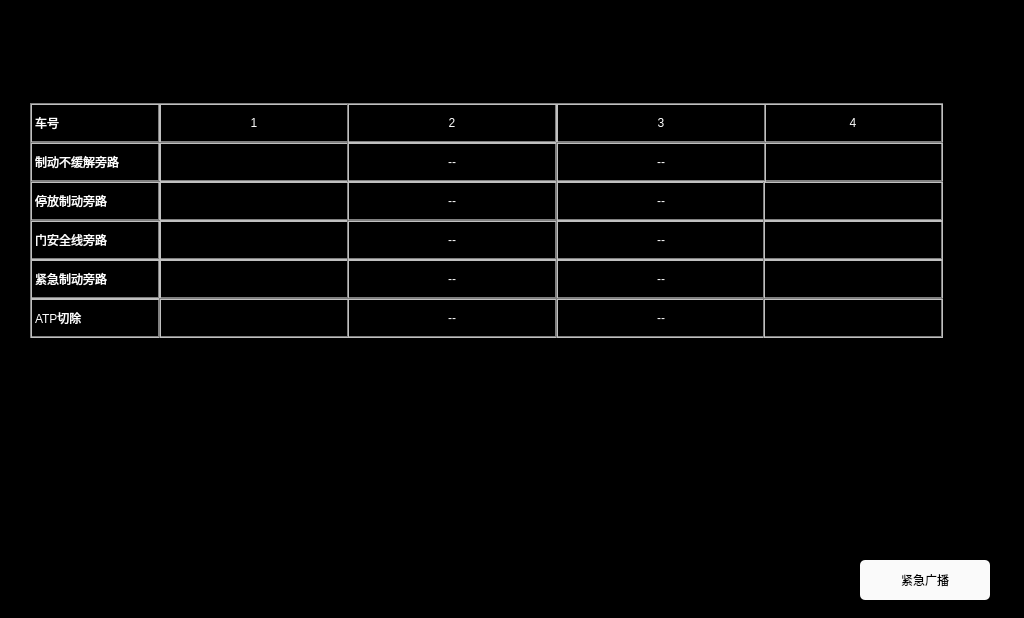
<?xml version="1.0" encoding="UTF-8"?>
<ui version="4.0">
 <class>OtherChannelsPage</class>
 <widget class="QWidget" name="OtherChannelsPage">
  <property name="geometry">
   <rect>
    <x>0</x>
    <y>0</y>
    <width>1024</width>
    <height>618</height>
   </rect>
  </property>
  <property name="windowTitle">
   <string>Form</string>
  </property>
  <property name="styleSheet">
   <string notr="true">QLabel
{
	color: white;
	border: 2px groove, gray;
    border-color: gray;
	font: 17px, &quot;SimHei&quot;;	
}

QWidget
{
	background-color: black;
}

QPushButton
{
	font: 20px, &quot;SimHei&quot;;
    color: black;
	background-color: rgb(250, 250, 250);
	border-radius: 5px;
}</string>
  </property>
  <widget class="QLabel" name="label_emeByPass1">
   <property name="geometry">
    <rect>
     <x>159</x>
     <y>259</y>
     <width>190</width>
     <height>40</height>
    </rect>
   </property>
   <property name="text">
    <string/>
   </property>
   <property name="alignment">
    <set>Qt::AlignCenter</set>
   </property>
  </widget>
  <widget class="QLabel" name="label_emeByPass2">
   <property name="geometry">
    <rect>
     <x>347</x>
     <y>259</y>
     <width>210</width>
     <height>40</height>
    </rect>
   </property>
   <property name="text">
    <string>--</string>
   </property>
   <property name="alignment">
    <set>Qt::AlignCenter</set>
   </property>
  </widget>
  <widget class="QLabel" name="label_emeByPass3">
   <property name="geometry">
    <rect>
     <x>556</x>
     <y>259</y>
     <width>210</width>
     <height>40</height>
    </rect>
   </property>
   <property name="text">
    <string>--</string>
   </property>
   <property name="alignment">
    <set>Qt::AlignCenter</set>
   </property>
  </widget>
  <widget class="QLabel" name="label_ATPCutOff">
   <property name="geometry">
    <rect>
     <x>30</x>
     <y>298</y>
     <width>130</width>
     <height>40</height>
    </rect>
   </property>
   <property name="text">
    <string>ATP切除</string>
   </property>
  </widget>
  <widget class="QLabel" name="label_car1DoorSafe">
   <property name="geometry">
    <rect>
     <x>159</x>
     <y>220</y>
     <width>190</width>
     <height>40</height>
    </rect>
   </property>
   <property name="text">
    <string/>
   </property>
   <property name="alignment">
    <set>Qt::AlignCenter</set>
   </property>
  </widget>
  <widget class="QLabel" name="label_car1No">
   <property name="geometry">
    <rect>
     <x>159</x>
     <y>103</y>
     <width>190</width>
     <height>40</height>
    </rect>
   </property>
   <property name="text">
    <string>1</string>
   </property>
   <property name="scaledContents">
    <bool>false</bool>
   </property>
   <property name="alignment">
    <set>Qt::AlignCenter</set>
   </property>
  </widget>
  <widget class="QLabel" name="label_car2ParkBrake">
   <property name="geometry">
    <rect>
     <x>347</x>
     <y>181</y>
     <width>210</width>
     <height>40</height>
    </rect>
   </property>
   <property name="text">
    <string>--</string>
   </property>
   <property name="alignment">
    <set>Qt::AlignCenter</set>
   </property>
  </widget>
  <widget class="QLabel" name="label_car4No">
   <property name="geometry">
    <rect>
     <x>763</x>
     <y>103</y>
     <width>180</width>
     <height>40</height>
    </rect>
   </property>
   <property name="text">
    <string>4</string>
   </property>
   <property name="alignment">
    <set>Qt::AlignCenter</set>
   </property>
  </widget>
  <widget class="QLabel" name="label_emeByPass">
   <property name="geometry">
    <rect>
     <x>30</x>
     <y>259</y>
     <width>130</width>
     <height>40</height>
    </rect>
   </property>
   <property name="text">
    <string>紧急制动旁路</string>
   </property>
  </widget>
  <widget class="QLabel" name="label_car1ParkBrake">
   <property name="geometry">
    <rect>
     <x>159</x>
     <y>181</y>
     <width>190</width>
     <height>40</height>
    </rect>
   </property>
   <property name="text">
    <string/>
   </property>
   <property name="alignment">
    <set>Qt::AlignCenter</set>
   </property>
  </widget>
  <widget class="QLabel" name="label_car4BrakeNoRemission">
   <property name="geometry">
    <rect>
     <x>763</x>
     <y>142</y>
     <width>180</width>
     <height>40</height>
    </rect>
   </property>
   <property name="text">
    <string/>
   </property>
   <property name="alignment">
    <set>Qt::AlignCenter</set>
   </property>
  </widget>
  <widget class="QLabel" name="label_vehicleNo">
   <property name="geometry">
    <rect>
     <x>30</x>
     <y>103</y>
     <width>130</width>
     <height>40</height>
    </rect>
   </property>
   <property name="text">
    <string>车号</string>
   </property>
  </widget>
  <widget class="QLabel" name="label_car3No">
   <property name="geometry">
    <rect>
     <x>556</x>
     <y>103</y>
     <width>210</width>
     <height>40</height>
    </rect>
   </property>
   <property name="text">
    <string>3</string>
   </property>
   <property name="alignment">
    <set>Qt::AlignCenter</set>
   </property>
  </widget>
  <widget class="QLabel" name="label_car2ATPCutOff">
   <property name="geometry">
    <rect>
     <x>347</x>
     <y>298</y>
     <width>210</width>
     <height>40</height>
    </rect>
   </property>
   <property name="text">
    <string>--</string>
   </property>
   <property name="alignment">
    <set>Qt::AlignCenter</set>
   </property>
  </widget>
  <widget class="QLabel" name="label_car2DoorSafe">
   <property name="geometry">
    <rect>
     <x>347</x>
     <y>220</y>
     <width>210</width>
     <height>40</height>
    </rect>
   </property>
   <property name="text">
    <string>--</string>
   </property>
   <property name="alignment">
    <set>Qt::AlignCenter</set>
   </property>
  </widget>
  <widget class="QLabel" name="label_emeByPass4">
   <property name="geometry">
    <rect>
     <x>763</x>
     <y>259</y>
     <width>180</width>
     <height>40</height>
    </rect>
   </property>
   <property name="text">
    <string/>
   </property>
   <property name="alignment">
    <set>Qt::AlignCenter</set>
   </property>
  </widget>
  <widget class="QLabel" name="label_car3DoorSafe">
   <property name="geometry">
    <rect>
     <x>556</x>
     <y>220</y>
     <width>210</width>
     <height>40</height>
    </rect>
   </property>
   <property name="text">
    <string>--</string>
   </property>
   <property name="alignment">
    <set>Qt::AlignCenter</set>
   </property>
  </widget>
  <widget class="QLabel" name="label_car3ATPCutOff">
   <property name="geometry">
    <rect>
     <x>556</x>
     <y>298</y>
     <width>210</width>
     <height>40</height>
    </rect>
   </property>
   <property name="text">
    <string>--</string>
   </property>
   <property name="alignment">
    <set>Qt::AlignCenter</set>
   </property>
  </widget>
  <widget class="QLabel" name="label_car1BrakeNoRemission">
   <property name="geometry">
    <rect>
     <x>159</x>
     <y>142</y>
     <width>190</width>
     <height>40</height>
    </rect>
   </property>
   <property name="text">
    <string/>
   </property>
   <property name="alignment">
    <set>Qt::AlignCenter</set>
   </property>
  </widget>
  <widget class="QLabel" name="label_car2BrakeNoRemission">
   <property name="geometry">
    <rect>
     <x>347</x>
     <y>142</y>
     <width>210</width>
     <height>40</height>
    </rect>
   </property>
   <property name="text">
    <string>--</string>
   </property>
   <property name="alignment">
    <set>Qt::AlignCenter</set>
   </property>
  </widget>
  <widget class="QLabel" name="label_car4DoorSafe">
   <property name="geometry">
    <rect>
     <x>763</x>
     <y>220</y>
     <width>180</width>
     <height>40</height>
    </rect>
   </property>
   <property name="text">
    <string/>
   </property>
   <property name="alignment">
    <set>Qt::AlignCenter</set>
   </property>
  </widget>
  <widget class="QLabel" name="label_car3ParkBrake">
   <property name="geometry">
    <rect>
     <x>556</x>
     <y>181</y>
     <width>210</width>
     <height>40</height>
    </rect>
   </property>
   <property name="text">
    <string>--</string>
   </property>
   <property name="alignment">
    <set>Qt::AlignCenter</set>
   </property>
  </widget>
  <widget class="QLabel" name="label_car2No">
   <property name="geometry">
    <rect>
     <x>347</x>
     <y>103</y>
     <width>210</width>
     <height>40</height>
    </rect>
   </property>
   <property name="text">
    <string>2</string>
   </property>
   <property name="alignment">
    <set>Qt::AlignCenter</set>
   </property>
  </widget>
  <widget class="QLabel" name="label_car1ATPCutOff">
   <property name="geometry">
    <rect>
     <x>159</x>
     <y>298</y>
     <width>190</width>
     <height>40</height>
    </rect>
   </property>
   <property name="text">
    <string/>
   </property>
   <property name="alignment">
    <set>Qt::AlignCenter</set>
   </property>
  </widget>
  <widget class="QLabel" name="label_brakeNoRemission">
   <property name="geometry">
    <rect>
     <x>30</x>
     <y>142</y>
     <width>130</width>
     <height>40</height>
    </rect>
   </property>
   <property name="text">
    <string>制动不缓解旁路</string>
   </property>
  </widget>
  <widget class="QLabel" name="label_car4ParkBrake">
   <property name="geometry">
    <rect>
     <x>763</x>
     <y>181</y>
     <width>180</width>
     <height>40</height>
    </rect>
   </property>
   <property name="text">
    <string/>
   </property>
   <property name="alignment">
    <set>Qt::AlignCenter</set>
   </property>
  </widget>
  <widget class="QLabel" name="label_car4ATPCutOff">
   <property name="geometry">
    <rect>
     <x>763</x>
     <y>298</y>
     <width>180</width>
     <height>40</height>
    </rect>
   </property>
   <property name="text">
    <string/>
   </property>
   <property name="alignment">
    <set>Qt::AlignCenter</set>
   </property>
  </widget>
  <widget class="QLabel" name="label_car3BrakeNoRemission">
   <property name="geometry">
    <rect>
     <x>556</x>
     <y>142</y>
     <width>210</width>
     <height>40</height>
    </rect>
   </property>
   <property name="text">
    <string>--</string>
   </property>
   <property name="alignment">
    <set>Qt::AlignCenter</set>
   </property>
  </widget>
  <widget class="QLabel" name="label_parkBrake">
   <property name="geometry">
    <rect>
     <x>30</x>
     <y>181</y>
     <width>130</width>
     <height>40</height>
    </rect>
   </property>
   <property name="text">
    <string>停放制动旁路</string>
   </property>
  </widget>
  <widget class="QLabel" name="label_doorSafe">
   <property name="geometry">
    <rect>
     <x>30</x>
     <y>220</y>
     <width>130</width>
     <height>40</height>
    </rect>
   </property>
   <property name="text">
    <string>门安全线旁路</string>
   </property>
  </widget>
  <widget class="QPushButton" name="btn_EmergencyBroadcast">
   <property name="geometry">
    <rect>
     <x>860</x>
     <y>560</y>
     <width>130</width>
     <height>40</height>
    </rect>
   </property>
   <property name="text">
    <string>紧急广播</string>
   </property>
  </widget>
 </widget>
 <resources/>
 <connections/>
</ui>
